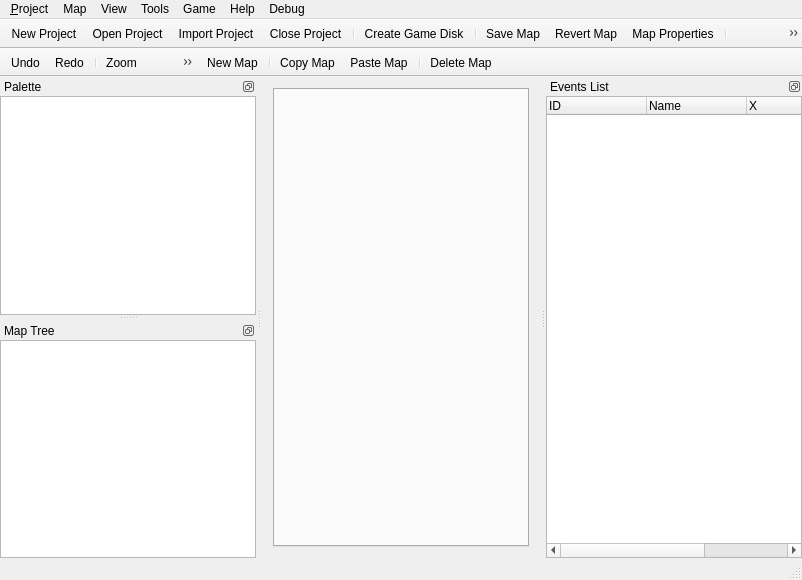
<?xml version="1.0" encoding="UTF-8"?>
<ui version="4.0">
 <class>MainWindow</class>
 <widget class="QMainWindow" name="MainWindow">
  <property name="geometry">
   <rect>
    <x>0</x>
    <y>0</y>
    <width>802</width>
    <height>580</height>
   </rect>
  </property>
  <property name="windowTitle">
   <string>EasyRPG Editor</string>
  </property>
  <property name="windowIcon">
   <iconset>
    <normaloff>:/icons/share/old_easyrpg.png</normaloff>:/icons/share/old_easyrpg.png</iconset>
  </property>
  <widget class="QWidget" name="centralWidget">
   <layout class="QHBoxLayout" name="layoutCentral">
    <item>
     <widget class="QTabWidget" name="tabMap">
      <property name="documentMode">
       <bool>false</bool>
      </property>
      <property name="tabsClosable">
       <bool>true</bool>
      </property>
      <property name="movable">
       <bool>true</bool>
      </property>
     </widget>
    </item>
   </layout>
  </widget>
  <widget class="QMenuBar" name="menuBar">
   <property name="geometry">
    <rect>
     <x>0</x>
     <y>0</y>
     <width>802</width>
     <height>23</height>
    </rect>
   </property>
   <widget class="QMenu" name="menuGame">
    <property name="title">
     <string>&amp;Project</string>
    </property>
    <addaction name="actionProjectNew"/>
    <addaction name="actionProjectOpen"/>
    <addaction name="actionProjectImport"/>
    <addaction name="actionProjectClose"/>
    <addaction name="separator"/>
    <addaction name="actionGameDiskCreate"/>
    <addaction name="separator"/>
    <addaction name="actionQuit"/>
   </widget>
   <widget class="QMenu" name="menuMaps">
    <property name="title">
     <string>Map</string>
    </property>
    <addaction name="actionMapSave"/>
    <addaction name="actionMapRevert"/>
    <addaction name="separator"/>
    <addaction name="actionLayerLower"/>
    <addaction name="actionLayerUpper"/>
    <addaction name="actionLayerEvents"/>
    <addaction name="separator"/>
    <addaction name="actionZoom100"/>
    <addaction name="actionZoomIn"/>
    <addaction name="actionZoomOut"/>
   </widget>
   <widget class="QMenu" name="menuTools">
    <property name="title">
     <string>Tools</string>
    </property>
    <addaction name="actionDatabase"/>
    <addaction name="actionResourceManager"/>
    <addaction name="actionJukebox"/>
    <addaction name="actionSearch"/>
    <addaction name="actionScriptEditor"/>
   </widget>
   <widget class="QMenu" name="menuGame2">
    <property name="title">
     <string>Game</string>
    </property>
    <addaction name="actionPlayTest"/>
    <addaction name="separator"/>
    <addaction name="actionFullScreenToggle"/>
    <addaction name="actionTitleBackgroundToggle"/>
   </widget>
   <widget class="QMenu" name="menuHelp">
    <property name="title">
     <string>Help</string>
    </property>
    <addaction name="actionContents"/>
    <addaction name="separator"/>
    <addaction name="actionAbout"/>
    <addaction name="actionAboutQt"/>
   </widget>
   <widget class="QMenu" name="menuView">
    <property name="title">
     <string>View</string>
    </property>
    <addaction name="actionPaletteToggle"/>
    <addaction name="actionMapTreeToggle"/>
    <addaction name="actionEventsListToggle"/>
   </widget>
   <widget class="QMenu" name="menuDebug">
    <property name="title">
     <string>Debug</string>
    </property>
    <addaction name="actionDebugRtpPath"/>
    <addaction name="actionReset_Cache"/>
   </widget>
   <addaction name="menuGame"/>
   <addaction name="menuMaps"/>
   <addaction name="menuView"/>
   <addaction name="menuTools"/>
   <addaction name="menuGame2"/>
   <addaction name="menuHelp"/>
   <addaction name="menuDebug"/>
  </widget>
  <widget class="QToolBar" name="mainToolBar">
   <property name="movable">
    <bool>false</bool>
   </property>
   <property name="floatable">
    <bool>false</bool>
   </property>
   <attribute name="toolBarArea">
    <enum>TopToolBarArea</enum>
   </attribute>
   <attribute name="toolBarBreak">
    <bool>false</bool>
   </attribute>
   <addaction name="actionProjectNew"/>
   <addaction name="actionProjectOpen"/>
   <addaction name="actionProjectImport"/>
   <addaction name="actionProjectClose"/>
   <addaction name="separator"/>
   <addaction name="actionGameDiskCreate"/>
   <addaction name="separator"/>
   <addaction name="actionMapSave"/>
   <addaction name="actionMapRevert"/>
   <addaction name="actionMapProperties"/>
   <addaction name="separator"/>
   <addaction name="actionLayerLower"/>
   <addaction name="actionLayerUpper"/>
   <addaction name="actionLayerEvents"/>
   <addaction name="separator"/>
   <addaction name="actionZoomIn"/>
   <addaction name="actionZoomOut"/>
   <addaction name="actionZoom100"/>
   <addaction name="separator"/>
   <addaction name="actionPaletteToggle"/>
   <addaction name="actionMapTreeToggle"/>
   <addaction name="actionJukebox"/>
   <addaction name="separator"/>
   <addaction name="actionDatabase"/>
   <addaction name="actionScriptEditor"/>
   <addaction name="actionResourceManager"/>
   <addaction name="actionSearch"/>
   <addaction name="separator"/>
   <addaction name="actionPlayTest"/>
   <addaction name="actionFullScreenToggle"/>
   <addaction name="actionTitleBackgroundToggle"/>
   <addaction name="separator"/>
   <addaction name="actionContents"/>
   <addaction name="separator"/>
  </widget>
  <widget class="QStatusBar" name="statusBar"/>
  <widget class="QDockWidget" name="dockPalette">
   <property name="features">
    <set>QDockWidget::DockWidgetFeature::DockWidgetFloatable|QDockWidget::DockWidgetFeature::DockWidgetMovable</set>
   </property>
   <property name="windowTitle">
    <string>Palette</string>
   </property>
   <attribute name="dockWidgetArea">
    <number>1</number>
   </attribute>
   <widget class="QWidget" name="dockWidgetContents">
    <layout class="QVBoxLayout" name="layoutDock">
     <property name="spacing">
      <number>0</number>
     </property>
     <property name="leftMargin">
      <number>0</number>
     </property>
     <property name="topMargin">
      <number>0</number>
     </property>
     <property name="rightMargin">
      <number>0</number>
     </property>
     <property name="bottomMargin">
      <number>0</number>
     </property>
     <item>
      <widget class="QWidget" name="widgetBar" native="true">
       <layout class="QVBoxLayout" name="layoutBar">
        <property name="spacing">
         <number>0</number>
        </property>
        <property name="leftMargin">
         <number>0</number>
        </property>
        <property name="topMargin">
         <number>0</number>
        </property>
        <property name="rightMargin">
         <number>0</number>
        </property>
        <property name="bottomMargin">
         <number>0</number>
        </property>
       </layout>
      </widget>
     </item>
     <item>
      <widget class="QGraphicsView" name="graphicsPalette"/>
     </item>
    </layout>
   </widget>
  </widget>
  <widget class="QDockWidget" name="dockMapTree">
   <property name="features">
    <set>QDockWidget::DockWidgetFeature::DockWidgetFloatable|QDockWidget::DockWidgetFeature::DockWidgetMovable</set>
   </property>
   <property name="allowedAreas">
    <set>Qt::DockWidgetArea::LeftDockWidgetArea|Qt::DockWidgetArea::RightDockWidgetArea</set>
   </property>
   <property name="windowTitle">
    <string>Map Tree</string>
   </property>
   <attribute name="dockWidgetArea">
    <number>1</number>
   </attribute>
   <widget class="QWidget" name="dockWidgetContents2">
    <layout class="QVBoxLayout" name="layoutDock2">
     <property name="spacing">
      <number>0</number>
     </property>
     <property name="leftMargin">
      <number>0</number>
     </property>
     <property name="topMargin">
      <number>0</number>
     </property>
     <property name="rightMargin">
      <number>0</number>
     </property>
     <property name="bottomMargin">
      <number>0</number>
     </property>
     <item>
      <widget class="QWidget" name="widgetBar2" native="true">
       <layout class="QVBoxLayout" name="layoutBar2">
        <property name="spacing">
         <number>0</number>
        </property>
        <property name="leftMargin">
         <number>0</number>
        </property>
        <property name="topMargin">
         <number>0</number>
        </property>
        <property name="rightMargin">
         <number>0</number>
        </property>
        <property name="bottomMargin">
         <number>0</number>
        </property>
       </layout>
      </widget>
     </item>
     <item>
      <widget class="QTreeWidget" name="treeMap">
       <property name="expandsOnDoubleClick">
        <bool>false</bool>
       </property>
       <attribute name="headerVisible">
        <bool>false</bool>
       </attribute>
       <column>
        <property name="text">
         <string>Map Name</string>
        </property>
       </column>
       <column>
        <property name="text">
         <string>Map ID</string>
        </property>
       </column>
      </widget>
     </item>
    </layout>
   </widget>
  </widget>
  <widget class="QToolBar" name="toolBar">
   <property name="minimumSize">
    <size>
     <width>196</width>
     <height>0</height>
    </size>
   </property>
   <property name="maximumSize">
    <size>
     <width>196</width>
     <height>16777215</height>
    </size>
   </property>
   <property name="windowTitle">
    <string>Toolbar</string>
   </property>
   <property name="movable">
    <bool>false</bool>
   </property>
   <attribute name="toolBarArea">
    <enum>TopToolBarArea</enum>
   </attribute>
   <attribute name="toolBarBreak">
    <bool>true</bool>
   </attribute>
   <addaction name="actionUndo"/>
   <addaction name="actionRedo"/>
   <addaction name="separator"/>
   <addaction name="actionZoom"/>
   <addaction name="actionDrawPen"/>
   <addaction name="actionDrawRectangle"/>
   <addaction name="actionDrawCircle"/>
   <addaction name="actionDrawFill"/>
  </widget>
  <widget class="QToolBar" name="toolBar2">
   <property name="windowTitle">
    <string>Toolbar 2</string>
   </property>
   <property name="movable">
    <bool>false</bool>
   </property>
   <attribute name="toolBarArea">
    <enum>TopToolBarArea</enum>
   </attribute>
   <attribute name="toolBarBreak">
    <bool>false</bool>
   </attribute>
   <addaction name="actionMapNew"/>
   <addaction name="separator"/>
   <addaction name="actionMapCopy"/>
   <addaction name="actionMapPaste"/>
   <addaction name="separator"/>
   <addaction name="actionMapDelete"/>
  </widget>
  <widget class="QDockWidget" name="dockEventsList">
   <property name="features">
    <set>QDockWidget::DockWidgetFeature::DockWidgetFloatable|QDockWidget::DockWidgetFeature::DockWidgetMovable</set>
   </property>
   <property name="allowedAreas">
    <set>Qt::DockWidgetArea::LeftDockWidgetArea|Qt::DockWidgetArea::RightDockWidgetArea</set>
   </property>
   <property name="windowTitle">
    <string>Events List</string>
   </property>
   <attribute name="dockWidgetArea">
    <number>2</number>
   </attribute>
   <widget class="QWidget" name="dockWidgetContents_3">
    <layout class="QVBoxLayout" name="verticalLayout_3">
     <property name="leftMargin">
      <number>0</number>
     </property>
     <property name="topMargin">
      <number>0</number>
     </property>
     <property name="rightMargin">
      <number>0</number>
     </property>
     <property name="bottomMargin">
      <number>0</number>
     </property>
     <item>
      <widget class="QTreeWidget" name="treeEvents">
       <property name="alternatingRowColors">
        <bool>true</bool>
       </property>
       <property name="selectionBehavior">
        <enum>QAbstractItemView::SelectRows</enum>
       </property>
       <column>
        <property name="text">
         <string>ID</string>
        </property>
       </column>
       <column>
        <property name="text">
         <string>Name</string>
        </property>
       </column>
       <column>
        <property name="text">
         <string>X</string>
        </property>
       </column>
       <column>
        <property name="text">
         <string>Y</string>
        </property>
       </column>
      </widget>
     </item>
    </layout>
   </widget>
  </widget>
  <action name="actionProjectOpen">
   <property name="text">
    <string>&amp;Open Project</string>
   </property>
   <property name="statusTip">
    <string>Open an existing Game Project</string>
   </property>
   <property name="shortcut">
    <string>Ctrl+Shift+O</string>
   </property>
  </action>
  <action name="actionProjectNew">
   <property name="text">
    <string>&amp;New Project</string>
   </property>
   <property name="statusTip">
    <string>Create a new Game Project</string>
   </property>
   <property name="shortcut">
    <string>Ctrl+Shift+N</string>
   </property>
  </action>
  <action name="actionProjectClose">
   <property name="text">
    <string>&amp;Close Project</string>
   </property>
   <property name="statusTip">
    <string>Close current opened Game Project</string>
   </property>
  </action>
  <action name="actionGameDiskCreate">
   <property name="text">
    <string>Create Game &amp;Disk</string>
   </property>
   <property name="statusTip">
    <string>Generate game installation executable</string>
   </property>
  </action>
  <action name="actionQuit">
   <property name="text">
    <string>&amp;Quit</string>
   </property>
   <property name="statusTip">
    <string>Quit EasyRPG Editor</string>
   </property>
  </action>
  <action name="actionMapSave">
   <property name="text">
    <string>&amp;Save Map</string>
   </property>
   <property name="toolTip">
    <string>Save current Map</string>
   </property>
   <property name="statusTip">
    <string>Save all changes done in current Map</string>
   </property>
   <property name="shortcut">
    <string>Ctrl+S</string>
   </property>
  </action>
  <action name="actionMapRevert">
   <property name="text">
    <string>&amp;Revert Map</string>
   </property>
   <property name="toolTip">
    <string>Revert current Map</string>
   </property>
   <property name="statusTip">
    <string>Revert changes on current Map</string>
   </property>
   <property name="shortcut">
    <string>Ctrl+R</string>
   </property>
  </action>
  <action name="actionLayerLower">
   <property name="checkable">
    <bool>true</bool>
   </property>
   <property name="text">
    <string>&amp;Lower Layer</string>
   </property>
   <property name="statusTip">
    <string>Edit lower layer mode</string>
   </property>
   <property name="shortcut">
    <string>F5</string>
   </property>
  </action>
  <action name="actionLayerUpper">
   <property name="checkable">
    <bool>true</bool>
   </property>
   <property name="text">
    <string>&amp;Upper Layer</string>
   </property>
   <property name="statusTip">
    <string>Edit upper layer mode</string>
   </property>
   <property name="shortcut">
    <string>F6</string>
   </property>
  </action>
  <action name="actionLayerEvents">
   <property name="checkable">
    <bool>true</bool>
   </property>
   <property name="text">
    <string>&amp;Events</string>
   </property>
   <property name="statusTip">
    <string>Edit events mode</string>
   </property>
   <property name="shortcut">
    <string>F7</string>
   </property>
  </action>
  <action name="actionZoom100">
   <property name="text">
    <string>&amp;Zoom 100%</string>
   </property>
   <property name="toolTip">
    <string>Zoom 100%</string>
   </property>
   <property name="statusTip">
    <string>Zoom 100%</string>
   </property>
  </action>
  <action name="actionZoomIn">
   <property name="text">
    <string>Zoom &amp;In</string>
   </property>
   <property name="toolTip">
    <string>Zoom In</string>
   </property>
   <property name="statusTip">
    <string>Zoom In</string>
   </property>
  </action>
  <action name="actionZoomOut">
   <property name="text">
    <string>Zoom &amp;Out</string>
   </property>
   <property name="toolTip">
    <string>Zoom Out</string>
   </property>
   <property name="statusTip">
    <string>Zoom Out</string>
   </property>
  </action>
  <action name="actionDatabase">
   <property name="text">
    <string>Database</string>
   </property>
   <property name="statusTip">
    <string>Open Database editor</string>
   </property>
   <property name="shortcut">
    <string>F8</string>
   </property>
  </action>
  <action name="actionResourceManager">
   <property name="text">
    <string>Resource Manager</string>
   </property>
   <property name="statusTip">
    <string>Open Resource Manager</string>
   </property>
  </action>
  <action name="actionJukebox">
   <property name="text">
    <string>Jukebox</string>
   </property>
   <property name="statusTip">
    <string>Play music while you work</string>
   </property>
  </action>
  <action name="actionSearch">
   <property name="text">
    <string>Search</string>
   </property>
   <property name="statusTip">
    <string>Search inside your Game Project</string>
   </property>
  </action>
  <action name="actionPlayTest">
   <property name="text">
    <string>&amp;Play Test</string>
   </property>
   <property name="statusTip">
    <string>Test your Game</string>
   </property>
   <property name="shortcut">
    <string>F4</string>
   </property>
  </action>
  <action name="actionFullScreenToggle">
   <property name="checkable">
    <bool>true</bool>
   </property>
   <property name="text">
    <string>&amp;Full Screen</string>
   </property>
   <property name="statusTip">
    <string>Test game in fullscreen mode</string>
   </property>
  </action>
  <action name="actionTitleBackgroundToggle">
   <property name="checkable">
    <bool>true</bool>
   </property>
   <property name="text">
    <string>Show &amp;Title Background</string>
   </property>
   <property name="statusTip">
    <string>Show title screen's background on Play Test</string>
   </property>
  </action>
  <action name="actionContents">
   <property name="text">
    <string>&amp;Contents</string>
   </property>
   <property name="statusTip">
    <string>View Help contents</string>
   </property>
  </action>
  <action name="actionAbout">
   <property name="text">
    <string>&amp;About</string>
   </property>
   <property name="statusTip">
    <string>About EasyRPG</string>
   </property>
  </action>
  <action name="actionAboutQt">
   <property name="text">
    <string>About &amp;Qt</string>
   </property>
   <property name="statusTip">
    <string>About Qt</string>
   </property>
  </action>
  <action name="actionScriptEditor">
   <property name="text">
    <string>&amp;Script Editor</string>
   </property>
   <property name="statusTip">
    <string>Open Script Editor</string>
   </property>
   <property name="visible">
    <bool>false</bool>
   </property>
  </action>
  <action name="actionPaletteToggle">
   <property name="checkable">
    <bool>true</bool>
   </property>
   <property name="checked">
    <bool>true</bool>
   </property>
   <property name="text">
    <string>Palette</string>
   </property>
   <property name="statusTip">
    <string>Show/Hide palette window</string>
   </property>
  </action>
  <action name="actionMapTreeToggle">
   <property name="checkable">
    <bool>true</bool>
   </property>
   <property name="checked">
    <bool>true</bool>
   </property>
   <property name="text">
    <string>Map Tree</string>
   </property>
   <property name="statusTip">
    <string>Show/Hide Map Tree window</string>
   </property>
  </action>
  <action name="actionUndo">
   <property name="icon">
    <iconset resource="../../resources/Resources.qrc">
     <normaloff>:/dark/edit-undo</normaloff>:/dark/edit-undo</iconset>
   </property>
   <property name="text">
    <string>Undo</string>
   </property>
   <property name="toolTip">
    <string>Undo action</string>
   </property>
   <property name="shortcut">
    <string>Ctrl+Z</string>
   </property>
   <property name="shortcutContext">
    <enum>Qt::ShortcutContext::WindowShortcut</enum>
   </property>
  </action>
  <action name="actionZoom">
   <property name="checkable">
    <bool>true</bool>
   </property>
   <property name="icon">
    <iconset resource="../../resources/Resources.qrc">
     <normaloff>:/dark/zoom</normaloff>:/dark/zoom</iconset>
   </property>
   <property name="text">
    <string>Zoom</string>
   </property>
   <property name="toolTip">
    <string>Zoom in and out</string>
   </property>
   <property name="shortcut">
    <string>1</string>
   </property>
  </action>
  <action name="actionDrawPen">
   <property name="checkable">
    <bool>true</bool>
   </property>
   <property name="icon">
    <iconset resource="../../resources/Resources.qrc">
     <normaloff>:/dark/draw-pen</normaloff>:/dark/draw-pen</iconset>
   </property>
   <property name="text">
    <string>Draw</string>
   </property>
   <property name="toolTip">
    <string>Draw the selected tiles</string>
   </property>
   <property name="shortcut">
    <string>2</string>
   </property>
  </action>
  <action name="actionDrawRectangle">
   <property name="checkable">
    <bool>true</bool>
   </property>
   <property name="icon">
    <iconset resource="../../resources/Resources.qrc">
     <normaloff>:/dark/draw-rectangle</normaloff>:/dark/draw-rectangle</iconset>
   </property>
   <property name="text">
    <string>Rectangle</string>
   </property>
   <property name="toolTip">
    <string>Draw a rectangle with the selected tiles</string>
   </property>
   <property name="shortcut">
    <string>3</string>
   </property>
  </action>
  <action name="actionDrawCircle">
   <property name="checkable">
    <bool>true</bool>
   </property>
   <property name="icon">
    <iconset resource="../../resources/Resources.qrc">
     <normaloff>:/dark/draw-circle</normaloff>:/dark/draw-circle</iconset>
   </property>
   <property name="text">
    <string>Circle</string>
   </property>
   <property name="toolTip">
    <string>Draw a circle with the selected tiles</string>
   </property>
   <property name="shortcut">
    <string>4</string>
   </property>
  </action>
  <action name="actionDrawFill">
   <property name="checkable">
    <bool>true</bool>
   </property>
   <property name="icon">
    <iconset resource="../../resources/Resources.qrc">
     <normaloff>:/dark/draw-fill</normaloff>:/dark/draw-fill</iconset>
   </property>
   <property name="text">
    <string>Fill</string>
   </property>
   <property name="toolTip">
    <string>Fill a surface with the selected tiles</string>
   </property>
   <property name="shortcut">
    <string>5</string>
   </property>
  </action>
  <action name="actionProjectImport">
   <property name="text">
    <string>&amp;Import Project</string>
   </property>
   <property name="visible">
    <bool>false</bool>
   </property>
  </action>
  <action name="actionDebugRtpPath">
   <property name="text">
    <string>RTP Path</string>
   </property>
   <property name="toolTip">
    <string>Set the RTP path</string>
   </property>
  </action>
  <action name="actionMapProperties">
   <property name="icon">
    <iconset>
     <normaloff>:/icons/share/old_edit.png</normaloff>:/icons/share/old_edit.png</iconset>
   </property>
   <property name="text">
    <string>Map Properties</string>
   </property>
   <property name="toolTip">
    <string>Edit map properties</string>
   </property>
  </action>
  <action name="actionMapNew">
   <property name="icon">
    <iconset resource="../../resources/Resources.qrc">
     <normaloff>:/dark/new</normaloff>:/dark/new</iconset>
   </property>
   <property name="text">
    <string>New Map</string>
   </property>
   <property name="toolTip">
    <string>Create a new map and add it as a child of the selected map</string>
   </property>
  </action>
  <action name="actionMapCopy">
   <property name="icon">
    <iconset resource="../../resources/Resources.qrc">
     <normaloff>:/dark/edit-copy</normaloff>:/dark/edit-copy</iconset>
   </property>
   <property name="text">
    <string>Copy Map</string>
   </property>
   <property name="toolTip">
    <string>Copy the selected map</string>
   </property>
  </action>
  <action name="actionMapPaste">
   <property name="icon">
    <iconset resource="../../resources/Resources.qrc">
     <normaloff>:/dark/edit-paste</normaloff>:/dark/edit-paste</iconset>
   </property>
   <property name="text">
    <string>Paste Map</string>
   </property>
   <property name="toolTip">
    <string>Paste the current copied map as a child of the selected map</string>
   </property>
  </action>
  <action name="actionMapDelete">
   <property name="icon">
    <iconset resource="../../resources/Resources.qrc">
     <normaloff>:/dark/edit-delete</normaloff>:/dark/edit-delete</iconset>
   </property>
   <property name="text">
    <string>Delete Map</string>
   </property>
   <property name="toolTip">
    <string>Delete the selected map</string>
   </property>
  </action>
  <action name="actionDebugEnableCaching">
   <property name="checkable">
    <bool>true</bool>
   </property>
   <property name="checked">
    <bool>true</bool>
   </property>
   <property name="text">
    <string>Enable Caching</string>
   </property>
   <property name="toolTip">
    <string>Enable caching in the searchdialog</string>
   </property>
  </action>
  <action name="actionReset_Cache">
   <property name="text">
    <string>Reset Cache</string>
   </property>
  </action>
  <action name="actionRedo">
   <property name="icon">
    <iconset resource="../../resources/Resources.qrc">
     <normaloff>:/dark/edit-redo</normaloff>:/dark/edit-redo</iconset>
   </property>
   <property name="text">
    <string>Redo</string>
   </property>
   <property name="toolTip">
    <string>Redo action</string>
   </property>
   <property name="shortcut">
    <string>Ctrl+Shift+Z</string>
   </property>
   <property name="shortcutContext">
    <enum>Qt::ShortcutContext::WindowShortcut</enum>
   </property>
   <property name="menuRole">
    <enum>QAction::MenuRole::TextHeuristicRole</enum>
   </property>
  </action>
  <action name="actionEventsListToggle">
   <property name="checkable">
    <bool>true</bool>
   </property>
   <property name="checked">
    <bool>true</bool>
   </property>
   <property name="text">
    <string>Events List</string>
   </property>
   <property name="statusTip">
    <string>Show/Hide Events List window</string>
   </property>
  </action>
 </widget>
 <layoutdefault spacing="6" margin="11"/>
 <resources>
  <include location="../../resources/Resources.qrc"/>
 </resources>
 <connections/>
</ui>
